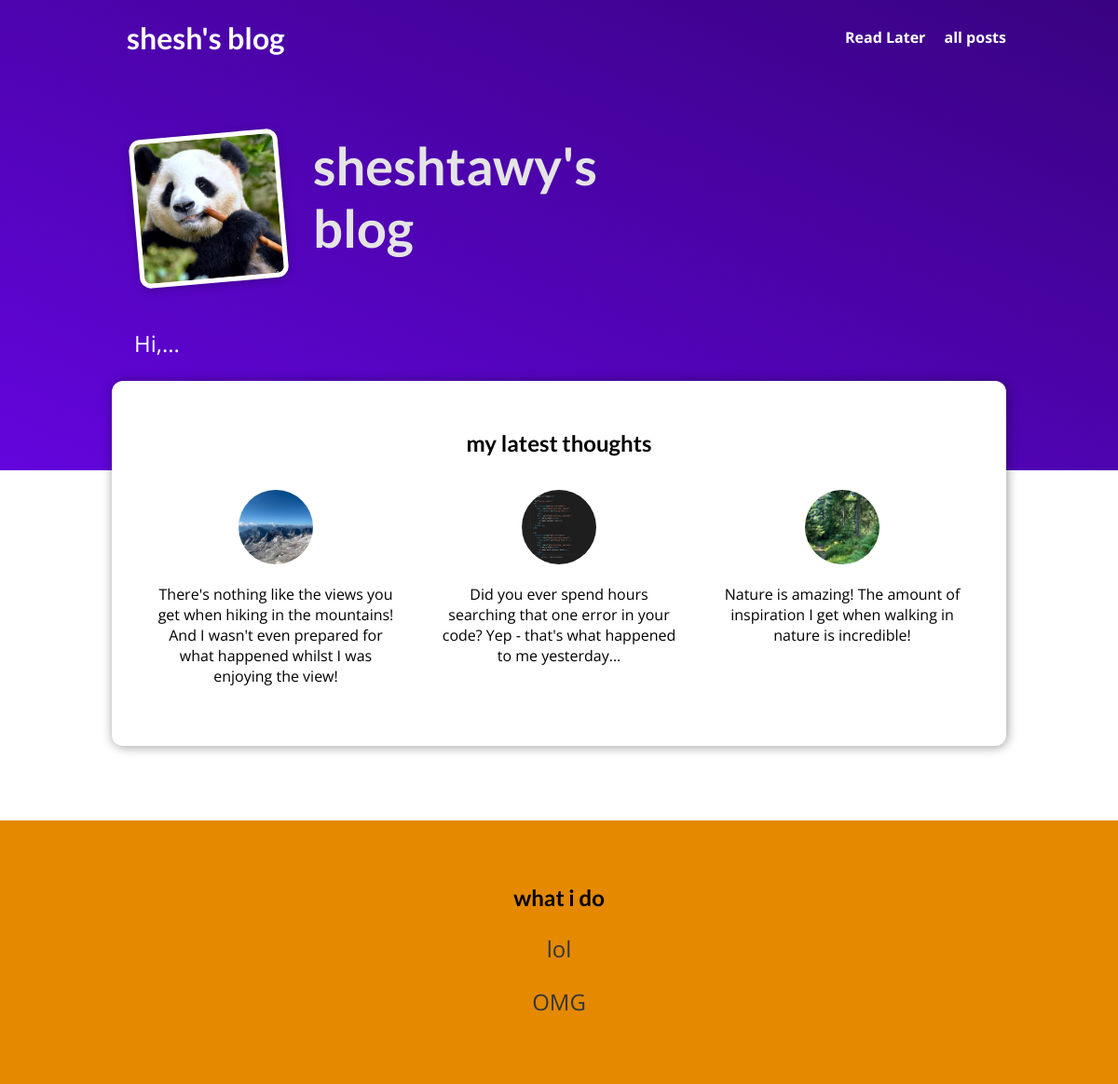
The page / on the database its author committed.
### blog/models.py (models this page shows, shortened)
class Post(models.Model):
    tittle = models.CharField(max_length=150)
    excerpt = models.CharField(max_length=200)
    image = models.ImageField(upload_to="post", null=True)
    date = models.DateField(auto_now=True)
    slug = models.SlugField(unique=True)
    content = models.TextField(validators=[MinLengthValidator(10)])
    author = models.ForeignKey(
        Author, on_delete=models.SET_NULL, null=True, related_name="posts")
    tag = models.ManyToManyField(Tag)

### blog/views.py (the view)
# urls.py: path("", views.welcome.as_view(), name="welcom-page"),
class welcome(ListView):
    template_name = "blog/welcome.html"
    model = Post
    ordering = ["-date"]
    context_object_name = "posts"
    def get_queryset(self):
        data = super().get_queryset()
        data = data[:3]
        return data

### blog/templates/blog/welcome.html (shortened to what this page needs)
{% extends "base.html" %}
{% load static %}
{% block css_files %}
<link rel="stylesheet" href="{%static "blog/post.css"%}">
<link rel="stylesheet" href="{%static "blog/welcome.css"%}">
{% endblock css_files %}
{% block content %}
<section id ="welcome">
    <header>
    <img src="{%static "blog/images/me.jpg"%} " alt="sheshtawy">
    <h2>sheshtawy's blog</h2>
    </header>
    <p>Hi,... </p>
</section>
<section id ="latest-posts">
    <h2>my latest thoughts</h2>
    <ul>
    {% for post in posts %}
       {% include "blog/includes/post.html" %}
    {% endfor %}
    </ul>
</section>
<section id= "about">
    <h1>what i do </h1>
    <p>lol</p>
    <p>OMG</p>
</section>
{% endblock content %}

### templates/base.html (shortened to what this page needs)
{% load static  %}
<!DOCTYPE html>
<html lang="en">
<head>
    <link rel="stylesheet" href="{%static "app.css"%}">
    {% block css_files %}{% endblock  %}
</head>
<header id="main-navigation">
    <h1> <a href="{% url "welcom-page" %}" >shesh's blog </a> </h1>
    <nav>
        <a href="{% url "read-later" %}"> Read Later</a>
        <a href="{% url "posts-page" %}"> all posts</a>
    </nav>
</header>
<body>
    {% block content %}
    {% endblock content %}
</body>
</html>

### blog/templates/blog/includes/post.html (shortened to what this page needs)
<li>
    <article class ="post">
        <a href="{%url "post-detial-page" post.slug %}">
            <img src="{{post.image.url}}" alt={{post.title}}>
            <div class ="post__content">
                <p>{{post.excerpt}}</p>
            </div>
        </a>
    </article>
</li>

### static/app.css (style rules this page uses)
* { box-sizing: border-box; }
html { font-family: 'Open Sans', 'Lato', sans-serif; }
body { margin: 0; }
h1, h2, h3 { font-family: 'Lato', sans-serif; font-weight: bold; }
#main-navigation { width: 100%; height: 5rem; display: flex; justify-content: space-between; align-items: center; padding: 0 10%; position: absolute; top: 0; left: 0; }
#main-navigation a { text-decoration: none; color: white; font-weight: bold; margin-left: 1rem; }

### blog/static/blog/post.css (style rules this page uses)
.post { display: flex; flex-direction: column; align-items: center; text-align: center; }
.post a { text-decoration: none; color: black; transition: all 0.2s ease; padding: 1rem; }
.post img { width: 5rem; height: 5rem; object-fit: cover; border-radius: 50%; }

### blog/static/blog/welcome.css (style rules this page uses)
#welcome { background: linear-gradient(to right top, #6305dd, #390281); padding: 6rem 12%; }
#welcome header { display: flex; align-items: flex-start; margin: 3rem auto; }
#welcome img { width: 10rem; height: 10rem; object-fit: cover; object-position: top; border: 5px solid white; border-radius: 12px; background-color: #ffe1bf; transform: rotateZ(-5deg); box-shadow: 0 2px 8px rgba(0, 0, 0, 0.25); }
#welcome h2 { font-size: 3.5rem; margin: 0 0 0 2rem; color: #e4e4e4; width: 10rem; }
#welcome p { color: white; font-size: 1.5rem; }
#latest-posts { background-color: white; padding: 2rem; border-radius: 12px; width: 60rem; margin: -6rem auto 2rem auto; box-shadow: 1px 1px 12px rgba(0, 0, 0, 0.4); }
#latest-posts h2 { text-align: center; }
#latest-posts ul { list-style: none; margin: 0; padding: 0; display: flex; gap: 1rem; }
#latest-posts li { flex: 1; }
#about { text-align: center; padding: 3rem; background-color: #e48900; margin-top: 5rem; }
#about p { font-size: 1.5rem; color: #353535; }

### rows shown on the page
Post: image (picture), excerpt "There's nothing like the views you get when hiking in the mountains! And I wasn't even prepared for what happened whilst I was enjoying the view!"
Post: image (picture), excerpt "Did you ever spend hours searching that one error in your code? Yep - that's what happened to me yesterday..."
Post: image (picture), excerpt "Nature is amazing! The amount of inspiration I get when walking in nature is incredible!"
